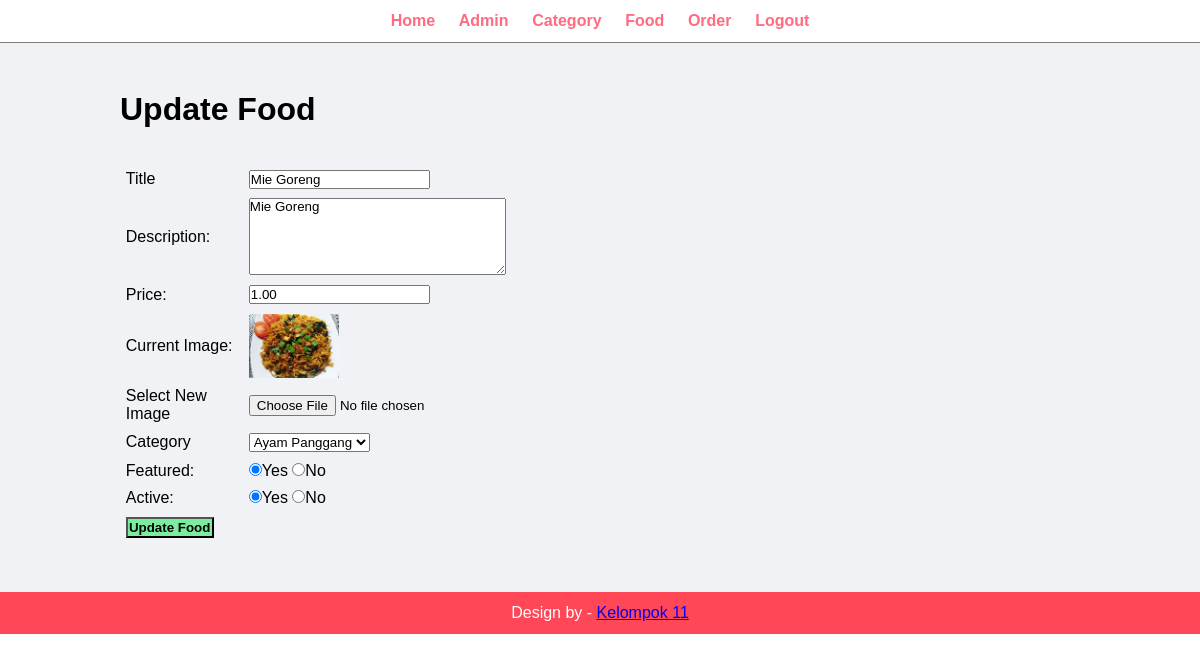
Screenshot of /admin/update-food.php?id=9 (signed in) with the database file from the repository.
### tables this page shows
CREATE TABLE `tbl_food` (
  `id` int(10) UNSIGNED NOT NULL,
  `title` varchar(100) NOT NULL,
  `description` text NOT NULL,
  `price` decimal(10,2) NOT NULL,
  `image_name` varchar(255) NOT NULL,
  `category_id` int(10) UNSIGNED NOT NULL,
  `featured` varchar(10) NOT NULL,
  `active` varchar(10) NOT NULL
);

### admin/update-food.php (the view, shortened to what this page needs)
<?php include('partials/menu.php'); ?>
<?php
    if(isset($_GET['id'])){
        $id = $_GET['id'];
        $sql2 = "SELECT * FROM tbl_food WHERE id=$id";
        $res2 = mysqli_query($conn,$sql2);
        $row2 = mysqli_fetch_assoc($res2);
        $title = $row2['title'];
        $description = $row2['description'];
        $price = $row2['price'];
        $current_image = $row2['image_name'];
        $featured = $row2['featured'];
        $active = $row2['active'];
    }
    else{
        header('loacation:'.SITEURL.'admin/manage-food.php');
    }
?>
    <div class="main-content">
        <div class="wrapper">
            <h1>Update Food</h1>
            <br><br>
            <form action="" method="POST" enctype="multipart/form-data">
                <table class="tbl-30">
                    <tr>
                        <td>Title</td>
                        <td><input type="text" name="title" value="<?php echo $title; ?>"></td>
                    </tr>
                    <tr>
                        <td>Description: </td>
                        <td>
                            <textarea name="description" cols="30" rows="5"><?php echo $description; ?></textarea>
                        </td>
                    </tr>
                    <tr>
                        <td>Price: </td>
                        <td><input type="number" name="price" value="<?php echo $price; ?>"></td>
                    </tr>
                    <tr>
                        <td>Current Image: </td>
                        <td>
                            <?php
                                if($current_image == ""){
                                    echo "<div class='error'> Image Not Available </div>";
                                }
                                else{
                                    ?>
                                        <img src="<?php echo SITEURL; ?>images/food/<?php echo $current_image; ?>" width="90px">
                                    <?php
                                }
                            ?>
                        </td>
                    </tr>
                    <tr>
                        <td>Select New Image</td>
                        <td><input type="file" name="image"></td>
                    </tr>
                    <tr>
                        <td>Category</td>
                        <td>
                            <select name="category">
                            <?php
                                $sql = "SELECT * FROM tbl_category WHERE active='Yes'";
                                $res = mysqli_query($conn, $sql);
                                $count = mysqli_num_rows($res);
                                if ($count>0){
                                    while($row=mysqli_fetch_assoc($res)){
                                        $category_title = $row['title'];
                                        $category_id = $row['id'];
                                        ?>
                                        <option value="<?php echo $category_id; ?>"><?php echo $category_title; ?></option>
                                        <?php
                                    }
                                } else {
                                    ?>
                                    <option value="0">Category not found</option>
                                    <?php
                                }
                            ?>
                            </select>
                        </td>
                    </tr>
                    <tr>
                        <td>Featured: </td>
                        <td>
                            <input <?php if($featured=="Yes"){echo "checked"; } ?> type="radio" name="featured" value="Yes">Yes
                            <input <?php if($featured=="No"){echo "checked"; } ?> type="radio" name="featured" value="No">No
                        </td>
                    </tr>
                    <tr>
                        <td>Active: </td>
                        <td>
                            <input <?php if($active=="Yes"){echo "checked"; } ?> type="radio" name="active" value="Yes">Yes
                            <input <?php if($active=="No"){echo "checked"; } ?> type="radio" name="active" value="No">No
                        </td>
                    </tr>
                    <tr>
                        <td colsapn=2>
                            <input type="submit" name="submit" value="Update Food" class="btn-secondary">
                        </td>
                    </tr>
                </table>
            </form>
        </div>
    </div>
<?php include('partials/footer.php'); ?>

### css/admin1.css (style rules this page uses)
* { margin: 0 0; padding: 0 0; font-family: Arial, Helvetica, sans-serif; }
.wrapper { padding: 1%; width: 80%; margin: 0 auto; }
table tr td { padding: 1%; }
.btn-secondary { background-color: #7bed9f; padding: 1%; color: black; text-decoration: none; font-weight: bold; }
.tbl-30 { width: 40%; }
.main-content { background-color: #f1f2f6; padding: 3% 0; }

### rows the page displays
tbl_food: title "Mie Goreng", description "Mie Goreng", price "1.00", image_name (picture), featured "☑", active "☑"

### other values shown
form field category "Ayam Panggang"
